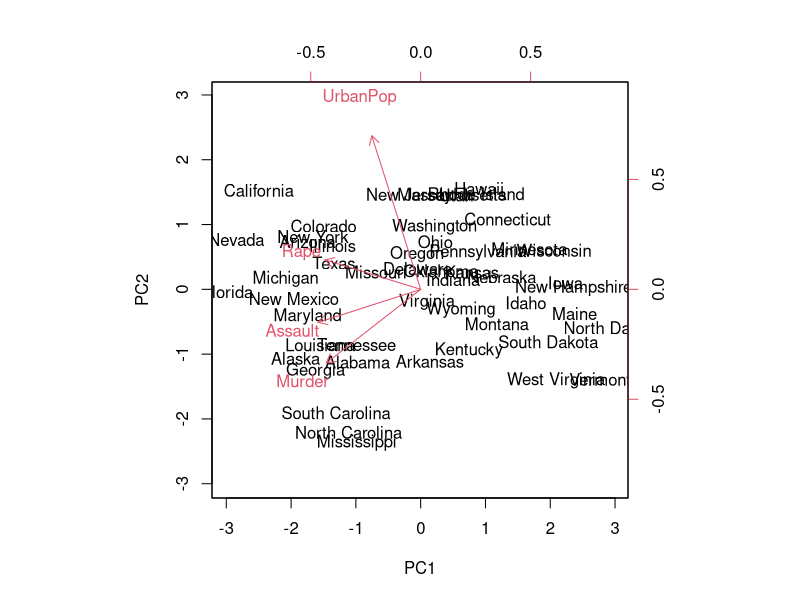
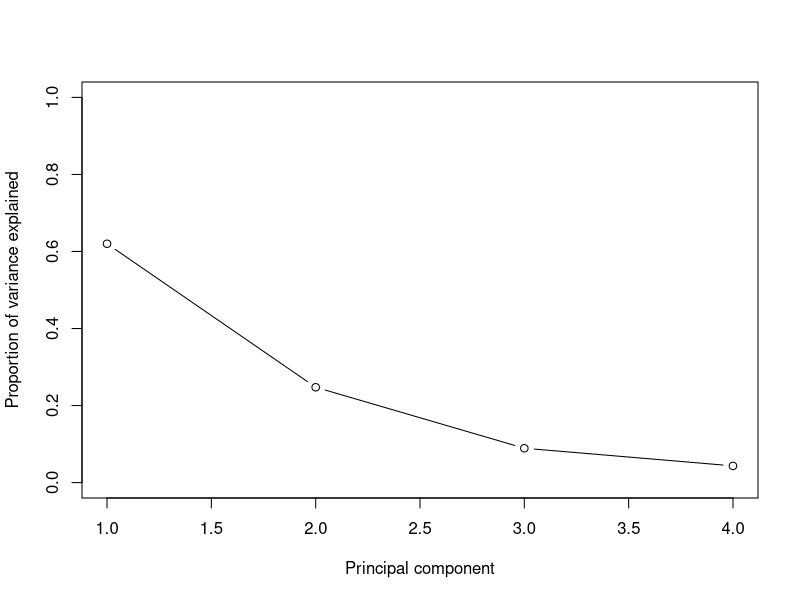
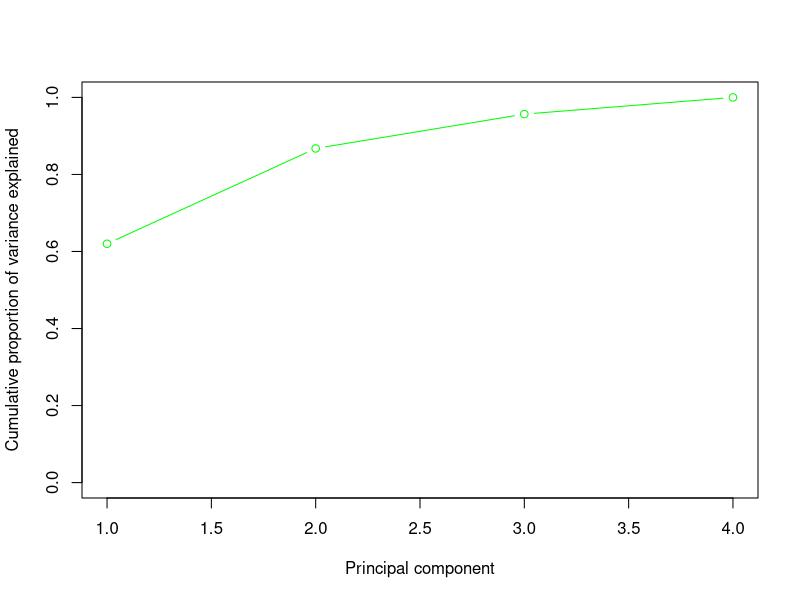
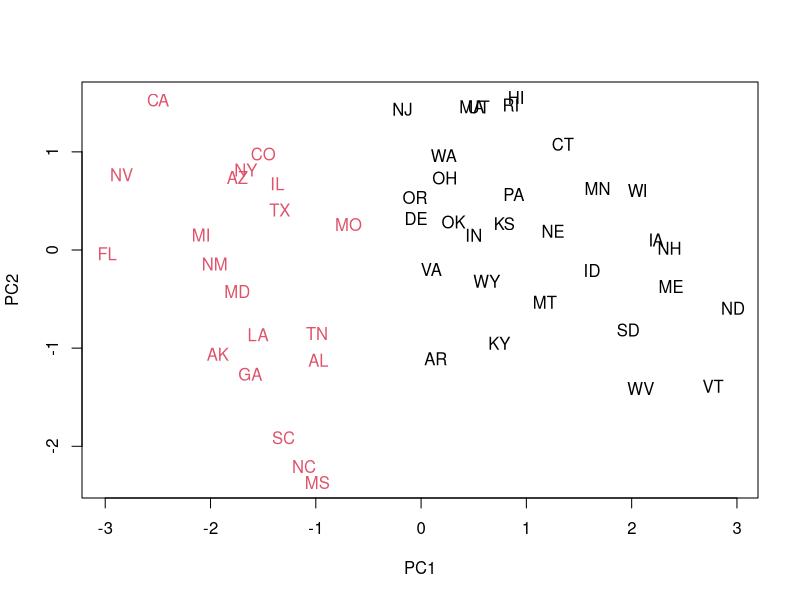
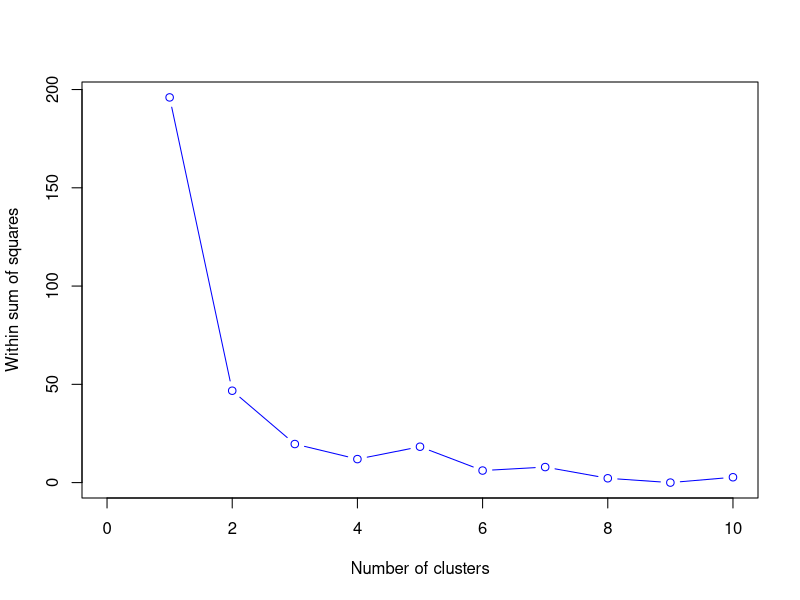

Write the R code that produced these figures, in order.
# Principal component analysis on USArrests dataset
data("USArrests")

# let's a bit explore the dataset
head(USArrests)
dim(USArrests)

# the dataset containin four columns
names(USArrests)

# The rows of dataset contains the 50 states
states <- row.names(USArrests)
states

# briefly examining the data
# The arg 2 specifies the column means 
apply(USArrests, 2, mean)

# WE can also look at the variance of each column
apply(USArrests, 2, var) # looking at the output of this code, we observe 
# a very big difference in variance of each column
# As we are going to perform PCA - Then we should first scale the data

# Using the function prcomp() that also does the scaling for us
pr.out <- prcomp(USArrests, scale = TRUE)

# checking the ouput of prcomp 
names(pr.out)

# the center correspond to the mean of variables used for scaling 
pr.out$center

# the scale correspond to the standard deviation used for scaling
pr.out$scale

# the rotation provides the principal component loadings - There are 4 values 
# in the rotation vector that corresponds to each column in the dataset
pr.out$rotation

# after matrix multiplication of X matrix by pr.out$rotation we get the co-ordinates 
# of data in the rotated coordinate system. These coordinates are the principal 
# component scores.

dim(pr.out$x)

# plotting the first two principal components
biplot(pr.out, scale = 0)

# prcomp() function also outputs the standard deviation of each principal component
pr.out$sdev

# of course the variance explaned by each principal component is the squared of sdev
pr.var <- pr.out$sdev^2

# finding the total variance explained by each principal component
# proportion of variance explained
pve <- pr.var / sum(pr.var)
pve

# The plot of pve explained by each component
par(mfrow = c(1, 1))
plot(pve, xlab = "Principal component",
          ylab = "Proportion of variance explained",
          ylim = c(0,1),
          type = "b"
          )

# Cumulative PVE
plot(cumsum(pve), xlab = "Principal component",
                  ylab = "Cumulative proportion of variance explained",
                  ylim = c(0, 1), type = "b", col = "Green")



# performing K-Means with PCs
km_out <- kmeans(pr.out$x, centers = 2, nstart = 20)
plot(pr.out$x[, 1:2], type = "n")

text(pr.out$x[, 1], pr.out$x[, 2], labels = state.abb, col=km_out$cluster)

# Finding out how many states are in each cluster
table(km_out$cluster)

# Obtaining within sum of squares using 1-10 clusters
wss_vec <- rep(NA, 10)
wss_vec


for(k in 1:10){
  km_out <- kmeans(pr.out$x, centers = k, nstart = 20)
  wss_vec[k] <- km_out$withinss
}

# plot - within sum of squares with respect to k
plot(1:10, wss_vec, xlim = c(0, 10), type = "b", col = "Blue",
            ylab = "Within sum of squares",
            xlab = "Number of clusters")
















